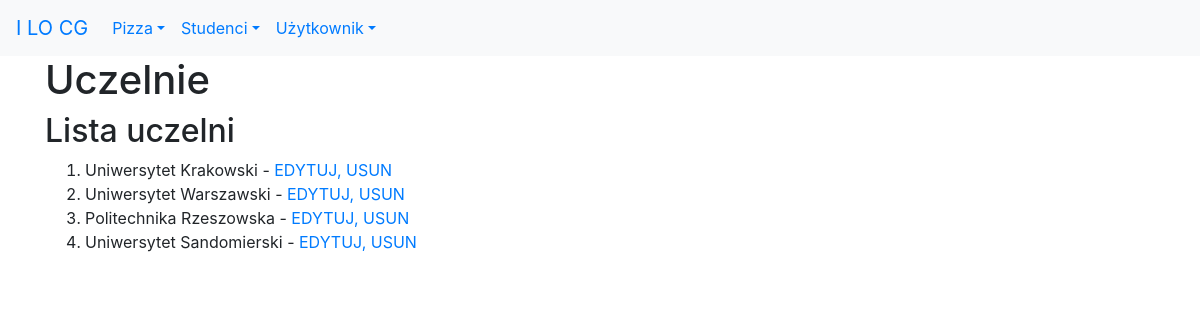
Page /uczelnie/lista (signed in) on the committed database.
### studenci/models.py (models this page shows, shortened)
class Uczelnia(models.Model):
    nazwa = models.CharField(verbose_name='uczelnia', max_length=30)
    class Meta:
        verbose_name_plural = "uczelnie"

### studenci/views.py (the view)
# urls.py: path('uczelnie/lista', views.ListaUczelni.as_view(), name='uczelnie_lista'),
class ListaUczelni(ListView):
    model = Uczelnia
    context_object_name = 'uczelnie'
    template_name = 'studenci/lista_uczelni.html'

### studenci/templates/studenci/lista_uczelni.html
{% extends 'szablon.html' %}
{% block naglowek %}Uczelnie{% endblock naglowek %}
{% block tresc %}
<h2>Lista uczelni</h2>
<ol>
    {% for uczelnia in uczelnie %}
        <li>{{ uczelnia.nazwa }} -
            <a href="{% url 'studenci:uczelnie_edytuj' uczelnia.id %}">EDYTUJ, </a>
            <a href="{% url 'studenci:uczelnie_usun' uczelnia.id %}">USUN </a>
        </li>
    {% endfor %}
</ol>
{% endblock tresc %}

### rows in the picture
Uczelnia: nazwa "Uniwersytet Krakowski"
Uczelnia: nazwa "Uniwersytet Warszawski"
Uczelnia: nazwa "Politechnika Rzeszowska"
Uczelnia: nazwa "Uniwersytet Sandomierski"
